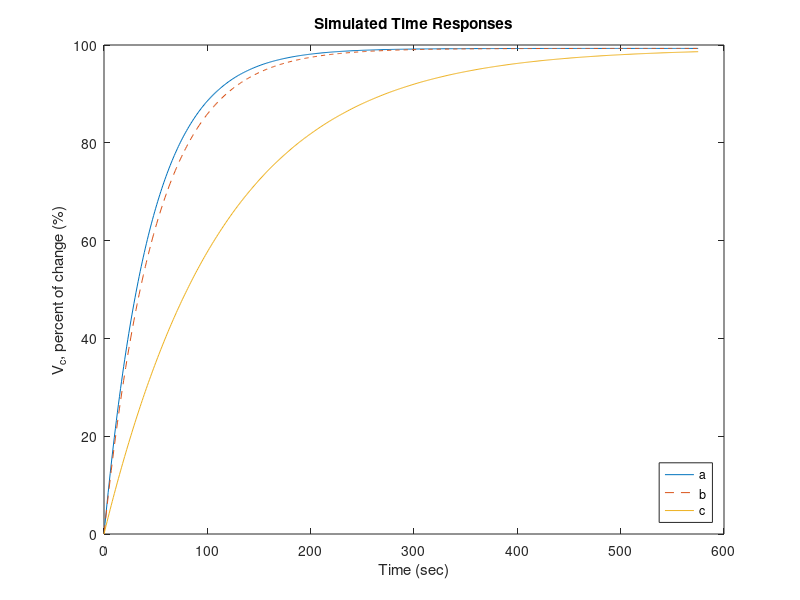

The MATLAB script that drew this image:
%Maia Taffe
%February 16, 2021
%Utilizes estimated time constants to generate simulated time responses.
%Final comparison of results to curves a, b, and c provided in the TPC 12.
%Thermal Response Time in Still Air graph.

%clear from previosu files
clear, clc

%PART I: Analysis
%Problem 1

%the time constant is tau at 63.2% speed
tau_a = 45    %the time constant for curve (a)
tau_b = 50;     %the time constant for curve (b)
tau_c = 115;    %the time constant for curve (c)


time = 5*tau_a   %time required for the TMP36 to reach a static approximation

A = 99.3;    %constant, shouldn't approximate as 100%

%steps taken to compute the percent of change
%tau_c was since it was the largest tau of the three time responses
t = 0:1:5*tau_c;    

%the exponential rise equation is y=A*(1-e^(-t/tau))
%y is the percent of change in speed
y_a = A*(1-exp(-t/tau_a));  %computing the y values for curve (a)
plot(t,y_a);    %plot for curve (a)
hold on;

y_b = A*(1-exp(-t/tau_b));  %computing the y values for curve (b)
plot(t,y_b,'--');   %plot for curve (b)
hold on;

y_c = A*(1-exp(-t/tau_c));  %computing the y values for curve (c)
plot(t,y_c);    %plot for curve (c)
hold off;

legend('a','b','c', 'Location', 'southeast');
ylabel('V_c, percent of change (%)');
xlabel('Time (sec)');
title('Simulated Time Responses');

%The generated simulated time responses are very similar to the curves a, b
%and c. The general shapes are similar, but my results diverge quicker than
%a, b, and c on the provided graph. Also, a, b, and c on the provided graph
%converge slightly earlier than my results. This is partly due to having to
%make approximations on tau for a, b, and c.